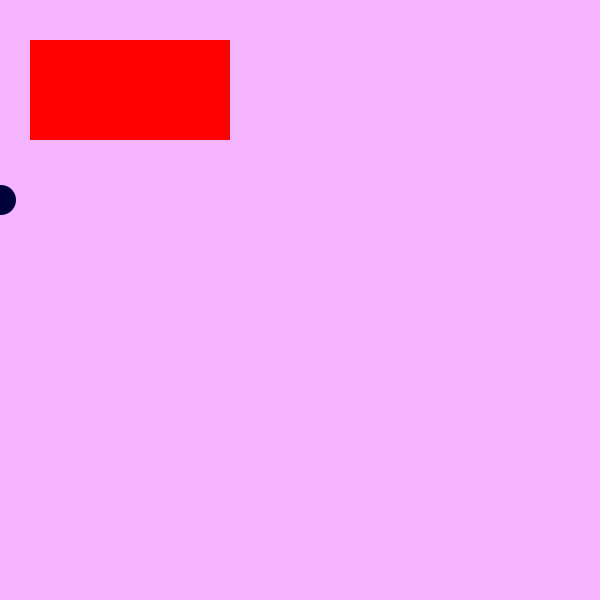
Frame 1 (no input)
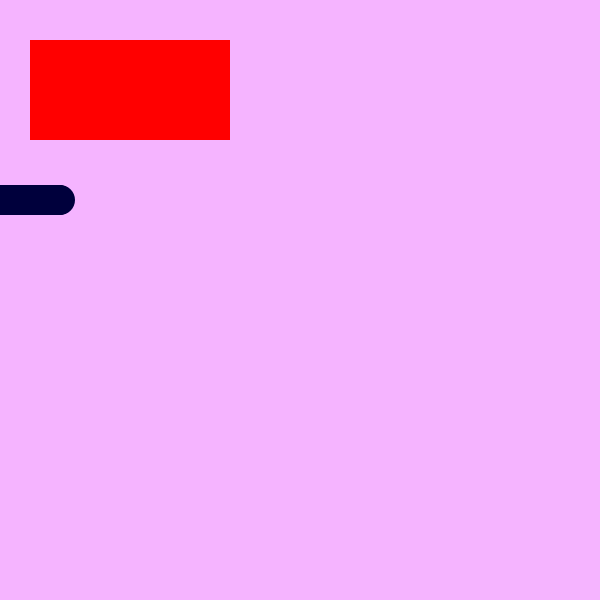
Frame 60 (the mouse pressed at the canvas centre just before this capture)
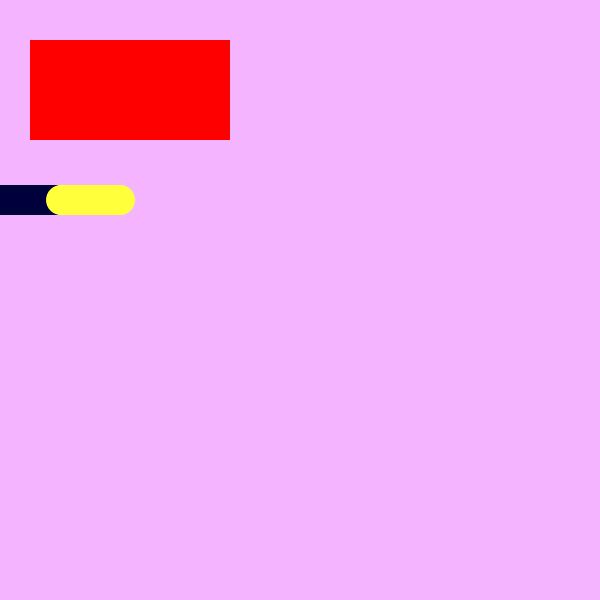
Frame 120 (the mouse held since frame 60 and released just before this capture)

The Processing sketch that drew these frames (run headless with seeded random() and noise(); from frame 60 on, the mouse is pressed at the canvas centre):

// Processing sketch: basics
// ── basics.pde
/*

Basics
This is the sketch where we learned to draw basic shapes and then make them move!

*/

void setup() {
  size(600, 600);
  noStroke();
  background(245, 180, 255);
}

void draw() {
  fill(255, 0, 0); // Red fill
  rect(30, 40, 200, 100);
  
  fill(mouseX, mouseY, 60, 255);
  ellipse(frameCount % 600, 200, 30, 30);
}
